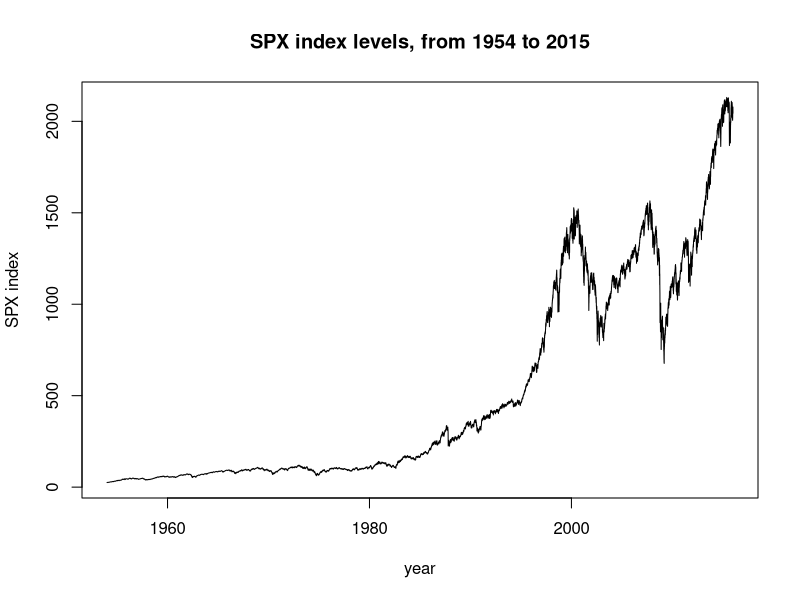

This figure's R source:
setwd('C:\\Users\\ranzhao\\Documents\\Empirical-Asset-Pricing\\Assignment 1')
setwd('D:\\PhD FE\\Empirical-Asset-Pricing\\Assignment 1')


# Data loading
#require(ggplot2)
spx_index_values = read.csv('spx_index_values.csv', header = TRUE)
plot(as.Date(as.character(spx_index_values$Date), "%m/%d/%Y"), spx_index_values$SPX.Index, type='l', 
     main='SPX index levels, from 1954 to 2015',
     xlab='year', ylab='SPX index')

# calculate the return series
spx_index_values$Return = rep(0, dim(spx_index_values)[1])
spx_index_values$Return[2:length(spx_index_values$Return)] = 
  spx_index_values$SPX.Index[2:length(spx_index_values$SPX.Index)] / 
  spx_index_values$SPX.Index[1:(length(spx_index_values$SPX.Index)-1)] - 1

# calculation empirical moments
return.data = spx_index_values$Return
n.length = length(return.data)
emp.moment.1 = mean(return.data)
emp.moment.2 = 1/(n.length-1)*sum((return.data - emp.moment.1)^2)
emp.moment.4 = 1/(n.length-1)*sum((return.data - emp.moment.1)^4)
emp.moment.6 = 1/(n.length-1)*sum((return.data - emp.moment.1)^6)

# optimization function
moment.diff = function(data.input){
  mu = data.input[1]
  sigma.square = data.input[2]
  lambda = data.input[3]
  delta.square = data.input[4]
  
  theo.moment.1 = mu - sigma.square / 2
  theo.moment.2 = sigma.square + lambda * delta.square
  theo.moment.4 = 3 * ((sigma.square+lambda*delta.square)^2 + lambda*delta.square^2)
  theo.moment.6 = 15 * ((sigma.square+lambda*delta.square)^2 + 3*lambda*delta.square*(sigma.square+lambda*delta.square)+lambda*delta.square^3)
  
  least.square.obj = (theo.moment.1 - emp.moment.1)^2 + 100*(theo.moment.2 - emp.moment.2)^2 + 10000*(theo.moment.4 - emp.moment.4)^2 + 10000*(theo.moment.6 - emp.moment.6)^2
  return(least.square.obj)
}

# parameter calibration
output = optim(c(0, 0.006, 0.03, 0.005), moment.diff)
output$par

mu = output$par[1]
sigma.square = output$par[2]
lambda = output$par[3]
delta.square = output$par[4]

theo.moment.1 = mu - sigma.square / 2
theo.moment.2 = sigma.square + lambda * delta.square
theo.moment.4 = 3 * ((sigma.square+lambda*delta.square)^2 + lambda*delta.square^2)
theo.moment.6 = 15 * ((sigma.square+lambda*delta.square)^2 + 3*lambda*delta.square*(sigma.square+lambda*delta.square)+lambda*delta.square^3)

theo.out = c(theo.moment.1, theo.moment.2, theo.moment.4, theo.moment.6)
empi.out = c(emp.moment.1, emp.moment.2, emp.moment.4, emp.moment.6)
diff.out = empi.out - theo.out
perg.out = diff.out / theo.out

cbind(theo.out, empi.out, diff.out, perg.out)
